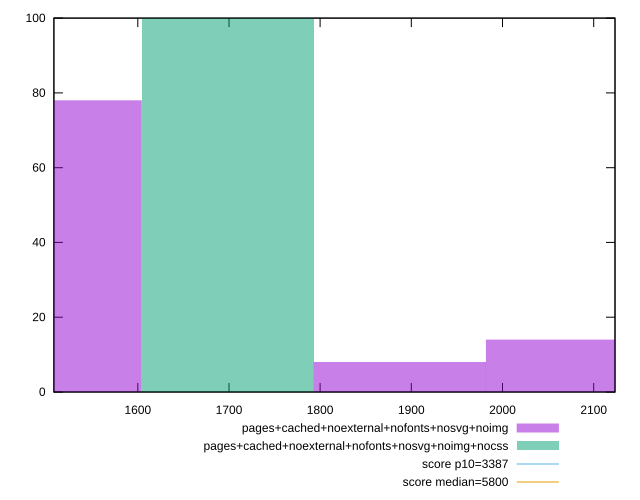

Write the gnuplot code that produced this figure.
reset

$pagesCachedNoexternalNofontsNosvgNoimg <<EOF
1509.9616285131215 78
2076.1972392055422 14
1887.4520356414018 8
EOF

$pagesCachedNoexternalNofontsNosvgNoimgNocss <<EOF
1698.7068320772617 100
EOF

set key outside below
set boxwidth 188.74520356414018
set xrange [1508.0034:2123.4029499999997]
set yrange [0:100]
set trange [0:100]
set style fill transparent solid 0.5 noborder

set parametric
set terminal svg size 640, 500 enhanced background rgb 'white'
set output "report_00007_2020-12-11T15:55:29.892Z/speed-index/comparison/histogram/11_vs_12.svg"

plot $pagesCachedNoexternalNofontsNosvgNoimg title "pages+cached+noexternal+nofonts+nosvg+noimg" with boxes, \
     $pagesCachedNoexternalNofontsNosvgNoimgNocss title "pages+cached+noexternal+nofonts+nosvg+noimg+nocss" with boxes, \
     3387,t title "score p10=3387", \
     5800,t title "score median=5800"

reset
